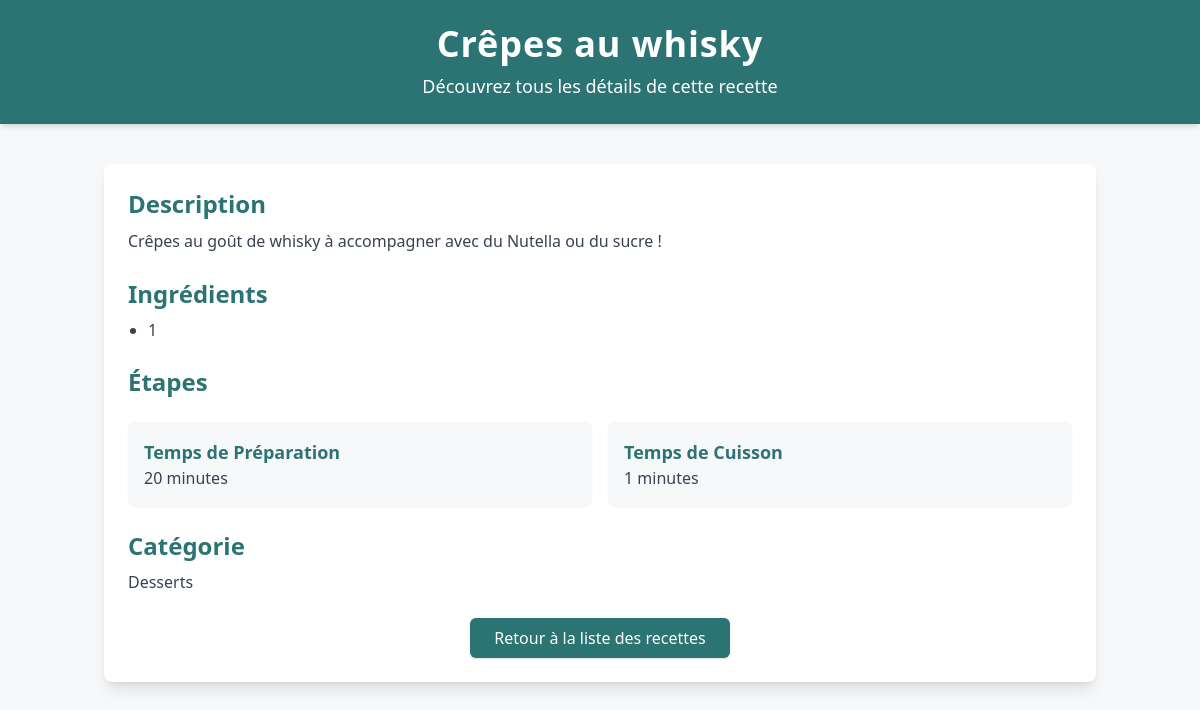
The page /recette/3 on the database its author committed.
### recettes/models.py (models this page shows, shortened)
class Recette(models.Model):
    titre = models.CharField(max_length=200)
    description = models.TextField()
    categorie = models.ForeignKey(
        Categorie, on_delete=models.CASCADE, related_name='recettes'
    )  # Lien avec le modèle Categorie
    temps_preparation = models.IntegerField()
    temps_cuisson = models.IntegerField()
    ingredients = models.TextField()
    image = models.ImageField(upload_to='images/', null=True, blank=True)

class Categorie(models.Model):
    nom = models.CharField(max_length=100, unique=True)  # Le nom de la catégorie doit être unique

### recettes/views.py (the view)
# urls.py: path('recette/<int:pk>', views.details, name='details'),
def details(request, pk):
    recette = Recette.objects.get(pk=pk)
    return render(request, 'details.html', {'recette': recette})

### recettes/templates/details.html (shortened to what this page needs)
<!DOCTYPE html>
<html lang="fr">
<head>
  <script src="https://cdn.tailwindcss.com"></script>
</head>
<body class="bg-LightGray text-gray-800">
  <header class="bg-Blue text-white py-6 shadow-md">
    <div class="container mx-auto px-4 text-center">
      <h1 class="text-4xl font-extrabold tracking-wide">{{ recette.titre }}</h1>
      <p class="text-lg font-light mt-2">Découvrez tous les détails de cette recette</p>
    </div>
  </header>
  <main class="container mx-auto my-10 px-4">
    <div class="bg-white rounded-lg shadow-lg overflow-hidden">
      <div class="p-6">
        <section class="mb-6">
          <h2 class="text-2xl font-bold text-Blue mb-2">Description</h2>
          <p class="text-gray-700 leading-relaxed">{{ recette.description }}</p>
        </section>
        <section class="mb-6">
          <h2 class="text-2xl font-bold text-Blue mb-2">Ingrédients</h2>
          <ul class="list-disc pl-5 text-gray-700">
            {% for ingredient in recette.ingredients.splitlines %}
              <li>{{ ingredient }}</li>
            {% empty %}
              <li class="text-gray-500 italic">Aucun ingrédient spécifié.</li>
            {% endfor %}
          </ul>
        </section>
        <section class="mb-6">
          <h2 class="text-2xl font-bold text-Blue mb-2">Étapes</h2>
        </section>
        <section class="grid grid-cols-2 gap-4 mb-6">
          <div class="bg-LightGray p-4 rounded-md shadow-sm">
            <h3 class="text-lg font-semibold text-Blue">Temps de Préparation</h3>
            <p class="text-gray-700">{{ recette.temps_preparation }} minutes</p>
          </div>
          <div class="bg-LightGray p-4 rounded-md shadow-sm">
            <h3 class="text-lg font-semibold text-Blue">Temps de Cuisson</h3>
            <p class="text-gray-700">{{ recette.temps_cuisson }} minutes</p>
          </div>
        </section>
        <section class="mb-6">
          <h2 class="text-2xl font-bold text-Blue mb-2">Catégorie</h2>
          <p class="text-gray-700">{{ recette.categorie.nom }}</p>
        </section>
        <div class="text-center mt-6">
          <a href="/"
             class="inline-block bg-Blue text-white px-6 py-2 rounded-md shadow hover:bg-teal-700 transition">
            Retour à la liste des recettes
          </a>
        </div>
      </div>
    </div>
  </main>
</body>
</html>

### rows shown on the page
Recette: titre "Crêpes au whisky", description "Crêpes au goût de whisky à accompagner avec du Nutella ou du sucre !", temps_preparation "20", temps_cuisson "1", categorie.nom "Desserts"

### other values the page prints
{{ ingredient }} "1"
